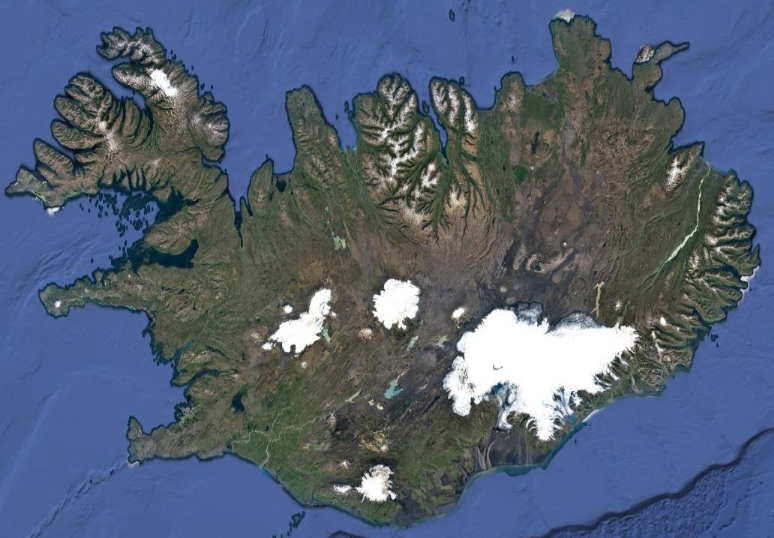
#> input picture img/islandia.png, 774 x 538 px
$ python 2.2_minimapa.py
#> lines starting #> are read from the running program, lines starting #| are printed output that depends on the picture; after the words box and inside, x2 and y2 are one past the last pixel; in counts of white or black regions, pixels touching at a corner belong together
### funcoes.py
import cv2
from matplotlib import numpy

# [17 lines left out: function binariza, not called in this run]


def limites_hsv(b,g,r):
    bgr_color = numpy.uint8([[[b,g,r]]])
    hsv_color = cv2.cvtColor(bgr_color, cv2.COLOR_BGR2HSV)
    h_inf = hsv_color[0][0][0] - 20
    h_sup = hsv_color[0][0][0] + 20
    if h_inf < 0:
        h_inf = 0
    if h_sup > 255:
        h_sup = 255
    hsv_inferior = numpy.array([[[h_inf, 75, 75]]])
    hsv_superior = numpy.array([[[h_sup, 255, 255]]])
    return hsv_inferior, hsv_superior

### 05 - May/03-05-2022/2.2_minimapa.py
import cv2;
from cv2 import FONT_HERSHEY_SIMPLEX

from funcoes import limites_hsv

img_original = cv2.imread("../../img/islandia.png")
#> img_original is the input picture: shape (538, 774, 3); mean B, G, R 117.3, 95.9, 84.3

#área dedicada a encontrar a montanha com neve
img_cinza = cv2.cvtColor(img_original, cv2.COLOR_BGR2GRAY)
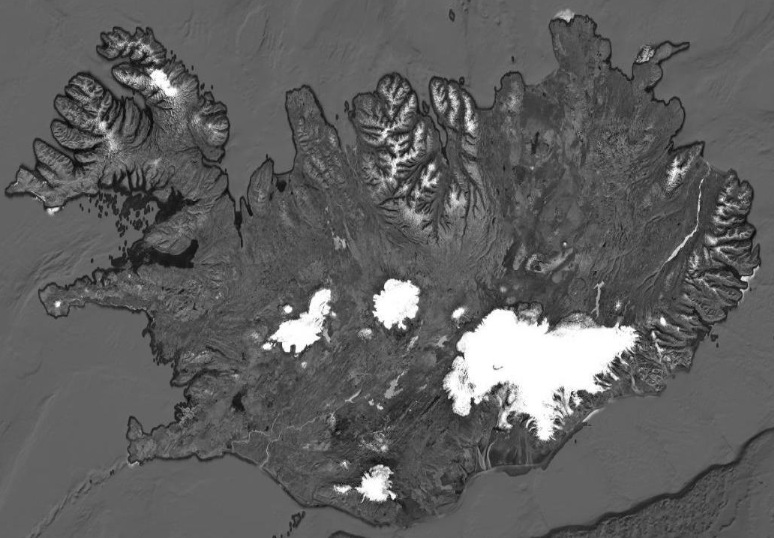
#> img_cinza: shape (538, 774); min 6, max 255, mean 94.9
metodo = cv2.THRESH_BINARY + cv2.THRESH_OTSU
l, img_bin = cv2.threshold(img_cinza, 0, 255, metodo)
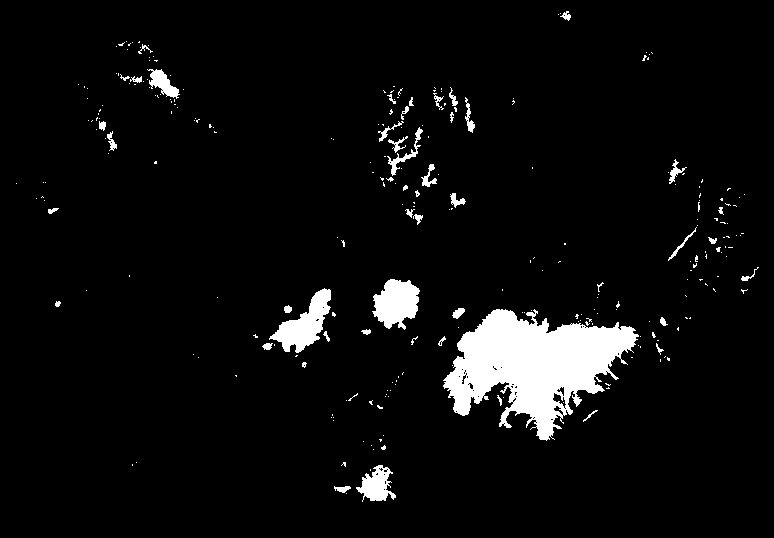
#> img_bin: shape (538, 774); 5.2% white; 274 white regions (227 under 20 px), largest, box (x1, y1, x2, y2) and area: (443, 309, 639, 441) 13531, (269, 288, 331, 353) 1735, (372, 279, 420, 330) 1645
#> l = 160
cv2.imshow("bin", img_bin)

ee = cv2.getStructuringElement(cv2.MORPH_ELLIPSE,(5,5))
img_dilatada = cv2.dilate(img_bin, ee, iterations=2)
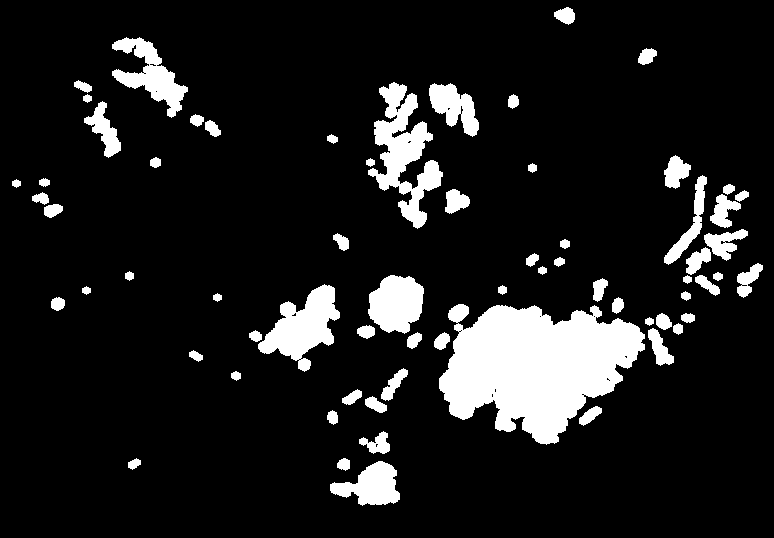
#> img_dilatada: shape (538, 774); 11.3% white; 67 white regions, largest, box (x1, y1, x2, y2) and area: (439, 304, 645, 445) 18644, (368, 82, 443, 229) 4594, (258, 284, 340, 372) 3461
img_erodida=cv2.erode(img_dilatada, ee, iterations=8)
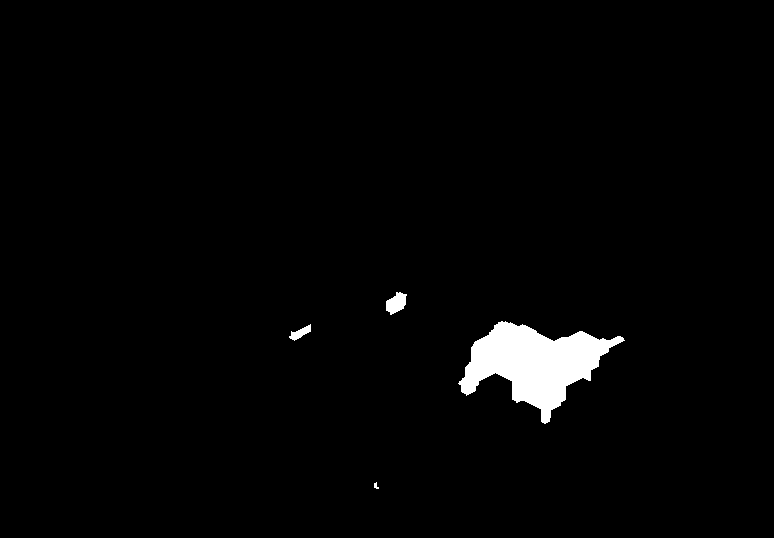
#> img_erodida: shape (538, 774); 2% white; 4 white regions, box (x1, y1, x2, y2) and area: (458, 321, 625, 424) 8028, (386, 292, 407, 315) 314, (289, 324, 311, 341) 165, (374, 482, 379, 489) 21
img_dilatada = cv2.dilate(img_erodida, ee, iterations=10)
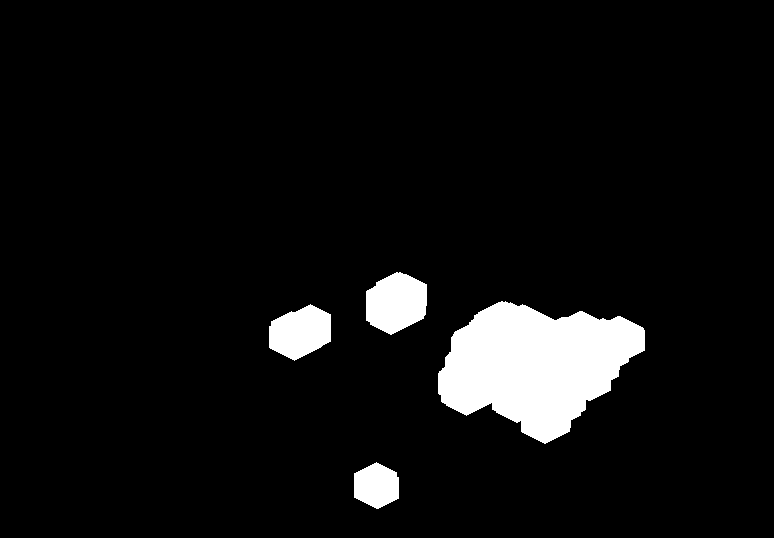
#> img_dilatada: shape (538, 774); 6.2% white; 4 white regions
cv2.imshow("bin", img_dilatada)
contornos, h = cv2.findContours(img_dilatada, cv2.RETR_EXTERNAL,cv2.CHAIN_APPROX_SIMPLE)
#> contornos = 4 contours; box (x1, y1, x2, y2) and area: (438, 301, 645, 444) 18412, (366, 272, 427, 335) 2810, (269, 304, 331, 361) 2427, (354, 462, 399, 509) 1532; h = [[1, -1, -1, -1], [2, 0, -1, -1], [3, 1, -1, -1], [-1, 2, -1, -1]]
area = cv2.contourArea(contornos[0])
#> area = 1531.5
img = cv2.drawContours(img_original, contornos, -1, (190,0,255),2)
cv2.imshow("contornada", img)
area=0.0
for gelo in contornos:
    area += cv2.contourArea(gelo)
#> this loop made 4 passes
#> area on passes 1 to 4: 1531.5, 3958.5, 22370.5, 25181
#> after the loop, area = 25181
print(area)
#| 25181.0

cv2.imshow("contornada", img)

#área dedicada a encontrar a ilha
img_5x5 = cv2.bilateralFilter(img_original, 10,35, 35)
img_hsv = cv2.cvtColor(img_5x5, cv2.COLOR_BGR2HSV)
#> img_hsv: shape (538, 774, 3); mean H, S, V 78.7, 84.7, 124.3
lim_inf, lim_sup = limites_hsv(154,96,74)
#> (the run stopped early here; a loop or call above may not have finished)

$ run again, with img/arena.png copied over img/islandia.png
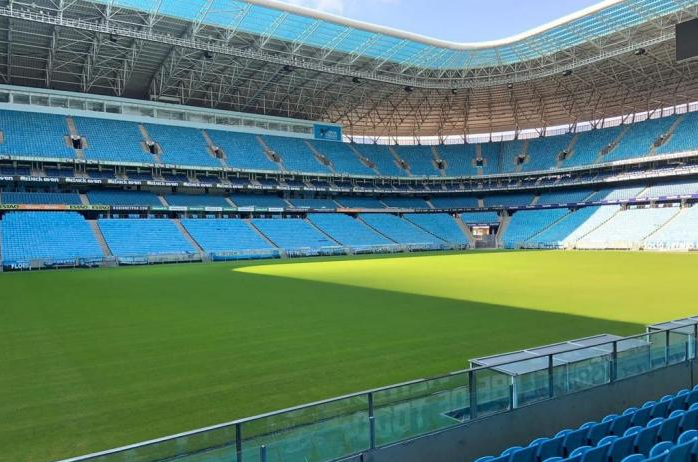
#> input picture img/arena.png, 698 x 462 px
#> img_original is the input picture: shape (462, 698, 3); mean B, G, R 111.3, 124.7, 90.2
#> `l, img_bin = cv2.threshold(img_cinza, 0, 255, metodo)`:
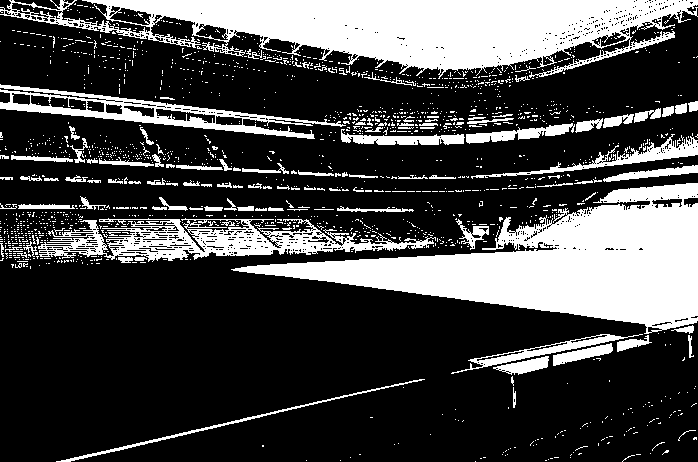
#> img_bin: shape (462, 698); 26.9% white; 1624 white regions (1512 under 20 px), largest, box (x1, y1, x2, y2) and area: (231, 183, 698, 334) 29312, (0, 0, 698, 79) 27617, (38, 218, 436, 262) 7157
#> l = 133
#> img_erodida: shape (462, 698); 15.7% white; 14 white regions (9 under 20 px), largest, box (x1, y1, x2, y2) and area: (103, 0, 698, 79) 22156, (347, 195, 698, 322) 21031, (0, 216, 335, 254) 6172, (349, 119, 464, 133) 1073, (154, 108, 163, 112) 22
#> contornos = 5 contours; box (x1, y1, x2, y2) and area: (0, 175, 698, 342) 55946, (1, 0, 698, 153) 44012, (97, 87, 183, 134) 2932, (654, 127, 698, 171) 1415, (494, 343, 537, 385) 1280; h = [[1, -1, -1, -1], [2, 0, -1, -1], [3, 1, -1, -1], [4, 2, -1, -1], [-1, 3, -1, -1]]
#> `area = cv2.contourArea(contornos[0])`: area = 1280.5
#> `img = cv2.drawContours(img_original, contornos, -1, (190,0,255),2)`:
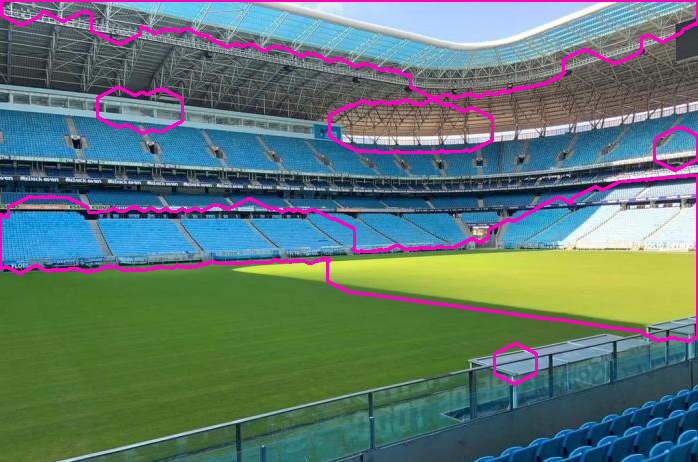
#> img: shape (462, 698, 3); mean B, G, R 114.2, 119.8, 96.9
#> the loop `for gelo in contornos:` made 5 passes
#> area on passes 1 to 5: 1280.5, 57227, 58642, 61574.5, 105587
#> after the loop `for gelo in contornos:`: area = 105587
#| 105587.0
#> img_hsv: shape (462, 698, 3); mean H, S, V 78.7, 124.1, 142.7
